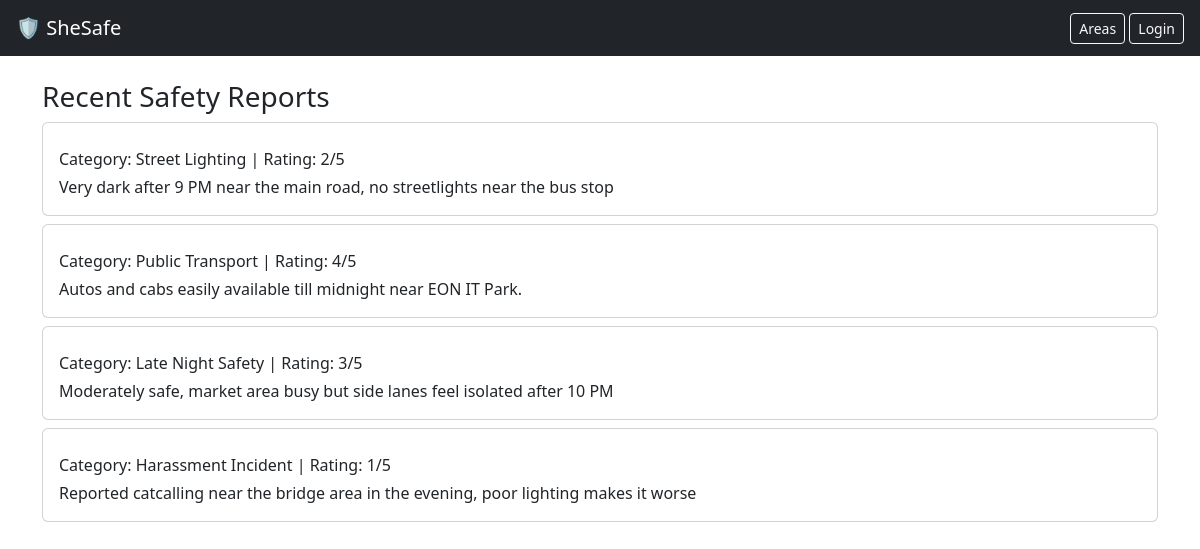
The app's page /, older data.
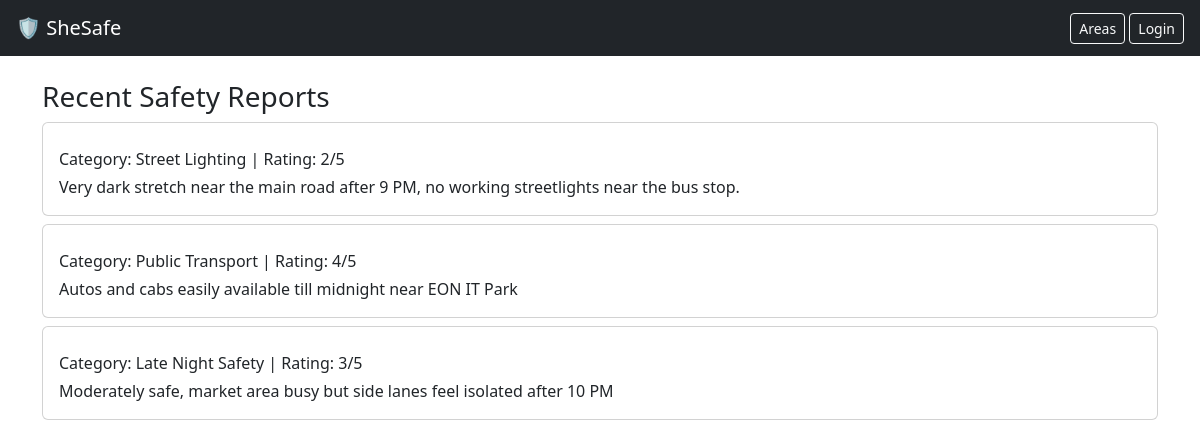
The same page, newer data.
### reports/models.py (models this page shows, shortened)
class SafetyReport(models.Model):
    user=models.ForeignKey(User,on_delete=models.CASCADE,null=True,blank=True)
    city=models.CharField(max_length=50,choices=MAHARASHTRA_CITIES, default='Pune')
    locality=models.CharField(max_length=100,help_text='e.g. Wagholi, Kharadi, Hinjewadi')
    category=models.CharField(max_length=50,choices=CATEGORY_CHOICES)
    rating=models.IntegerField()
    description=models.TextField()
    created_at=models.DateTimeField(auto_now_add=True)

### reports/views.py (the view)
# urls.py: 2. Add a URL to urlpatterns:  path('', views.home, name='home')
def home(request):
    reports=SafetyReport.objects.all()
    return render(request,'reports/home.html',{'reports':reports})

### reports/templates/reports/home.html (shortened to what this page needs)
{% extends 'reports/base.html' %}
{% block content %}
    <h3>Recent Safety Reports</h3>
    {% for report in reports %}
        <div class="card mb-2 p-3">
            <p class="mb-1">Category: {{ report.category }} | Rating: {{ report.rating }}/5</p>
            <p class="mb-0">{{ report.description }}</p>
        </div>
    {% empty %}
        <p>No reports Yet.</p>
    {% endfor %}
{% endblock %}

### reports/templates/reports/base.html (shortened to what this page needs)
<!DOCTYPE html>
<html lang="en">
<head>
    <link href="https://cdn.jsdelivr.net/npm/bootstrap@5.3.0/dist/css/bootstrap.min.css" rel="stylesheet">
</head>
<body>
    <nav class="navbar navbar-dark bg-dark px-3">
        <a href="{% url 'home' %}" class="navbar-brand">🛡️ SheSafe</a>
        <div>
            <a href="{% url 'area_list' %}" class="btn btn-outline-light btn-sm">Areas</a>
            {% if user.is_authenticated %}
                <a href="{% url 'add_report' %}" class="btn btn-outline-light btn-sm">Add Report</a>
                <a href="{% url 'my_reports' %}" class="btn btn-outline-light btn-sm">My Reports</a>
                <span class="text-white mx-2">Hi, {{ user.username }}</span>
                <form action="{% url 'logout' %}" method="post" style="display: inline;">
                    {% csrf_token %}
                    <button class="btn btn-outline-light btn-sm" type="submit">Logout</button>
                </form>
            {% else %}
                <a href="{% url 'login' %}" class="btn btn-outline-light btn-sm">Login</a>
            {% endif %}
        </div>
    </nav>
    <div class="container mt-4">
        {% block content %}{% endblock %}
    </div>
</body>
</html>

Row changes from the older to the newer data that the page shows:
removed SafetyReport: category "Harassment Incident", rating "1", description "Reported catcalling near the bridge area in the evening, poor lighting makes it worse"
changed SafetyReport "Street Lighting": description "Very dark after 9 PM near the main road, no streetlights near the bus stop" → "Very dark stretch near the main road after 9 PM, no working streetlights near the bus stop."
changed SafetyReport "Public Transport": description "Autos and cabs easily available till midnight near EON IT Park." → "Autos and cabs easily available till midnight near EON IT Park"
